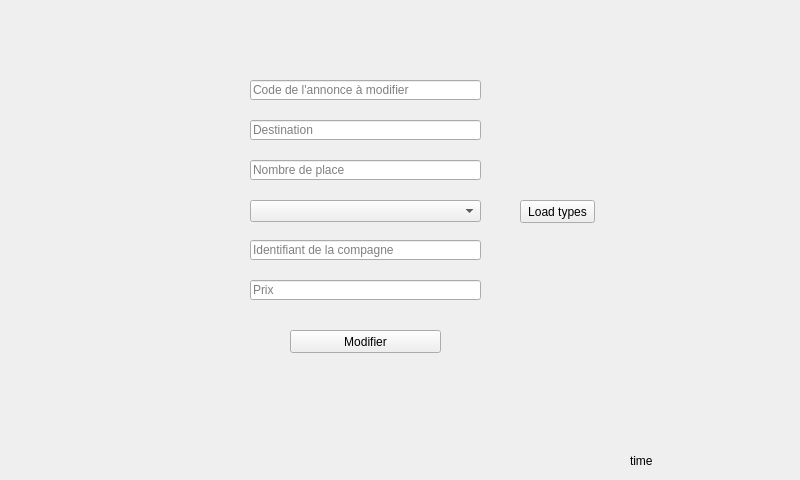
   <widget class="QWidget" name="modif">
    <attribute name="title">
     <string>     Modifer     </string>
    </attribute>
    <widget class="QPushButton" name="pb_modifier">
     <property name="geometry">
      <rect>
       <x>290</x>
       <y>330</y>
       <width>151</width>
       <height>23</height>
      </rect>
     </property>
     <property name="text">
      <string>Modifier</string>
     </property>
    </widget>
    <widget class="QLineEdit" name="lineEdit_codean_modif">
     <property name="geometry">
      <rect>
       <x>250</x>
       <y>80</y>
       <width>231</width>
       <height>20</height>
      </rect>
     </property>
     <property name="placeholderText">
      <string>Code de l'annonce à modifier</string>
     </property>
    </widget>
    <widget class="QLineEdit" name="lineEdit_pays_modif">
     <property name="geometry">
      <rect>
       <x>250</x>
       <y>120</y>
       <width>231</width>
       <height>20</height>
      </rect>
     </property>
     <property name="placeholderText">
      <string>Destination</string>
     </property>
    </widget>
    <widget class="QLineEdit" name="lineEdit_nbplace_modif">
     <property name="geometry">
      <rect>
       <x>250</x>
       <y>160</y>
       <width>231</width>
       <height>20</height>
      </rect>
     </property>
     <property name="placeholderText">
      <string>Nombre de place</string>
     </property>
    </widget>
    <widget class="QComboBox" name="comboBox_typean_2">
     <property name="geometry">
      <rect>
       <x>250</x>
       <y>200</y>
       <width>231</width>
       <height>22</height>
      </rect>
     </property>
     <property name="editable">
      <bool>false</bool>
     </property>
     <property name="currentText">
      <string/>
     </property>
     <property name="currentIndex">
      <number>-1</number>
     </property>
    </widget>
    <widget class="QLineEdit" name="lineEdit_idcompagne_modif">
     <property name="geometry">
      <rect>
       <x>250</x>
       <y>240</y>
       <width>231</width>
       <height>20</height>
      </rect>
     </property>
     <property name="placeholderText">
      <string>Identifiant de la compagne</string>
     </property>
    </widget>
    <widget class="QLineEdit" name="lineEdit_prix_modif">
     <property name="geometry">
      <rect>
       <x>250</x>
       <y>280</y>
       <width>231</width>
       <height>20</height>
      </rect>
     </property>
     <property name="placeholderText">
      <string>Prix</string>
     </property>
    </widget>
    <widget class="QPushButton" name="load_2">
     <property name="geometry">
      <rect>
       <x>520</x>
       <y>200</y>
       <width>75</width>
       <height>23</height>
      </rect>
     </property>
     <property name="text">
      <string>Load types</string>
     </property>
    </widget>
    <widget class="QLabel" name="label_6">
     <property name="geometry">
      <rect>
       <x>630</x>
       <y>450</y>
       <width>161</width>
       <height>21</height>
      </rect>
     </property>
     <property name="text">
      <string>time</string>
     </property>
    </widget>
   </widget>
